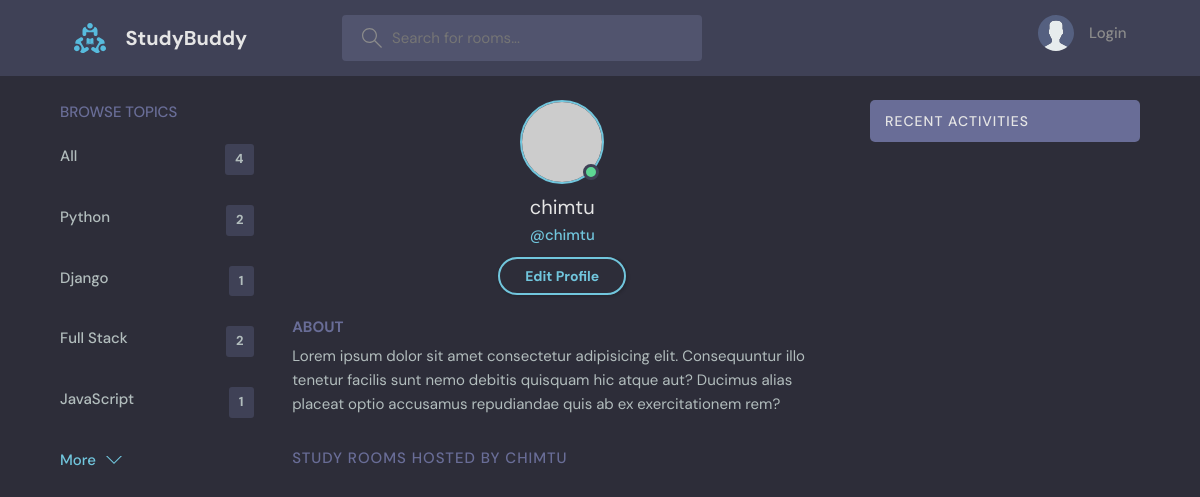
Before: /profile/3/ with the older database file.
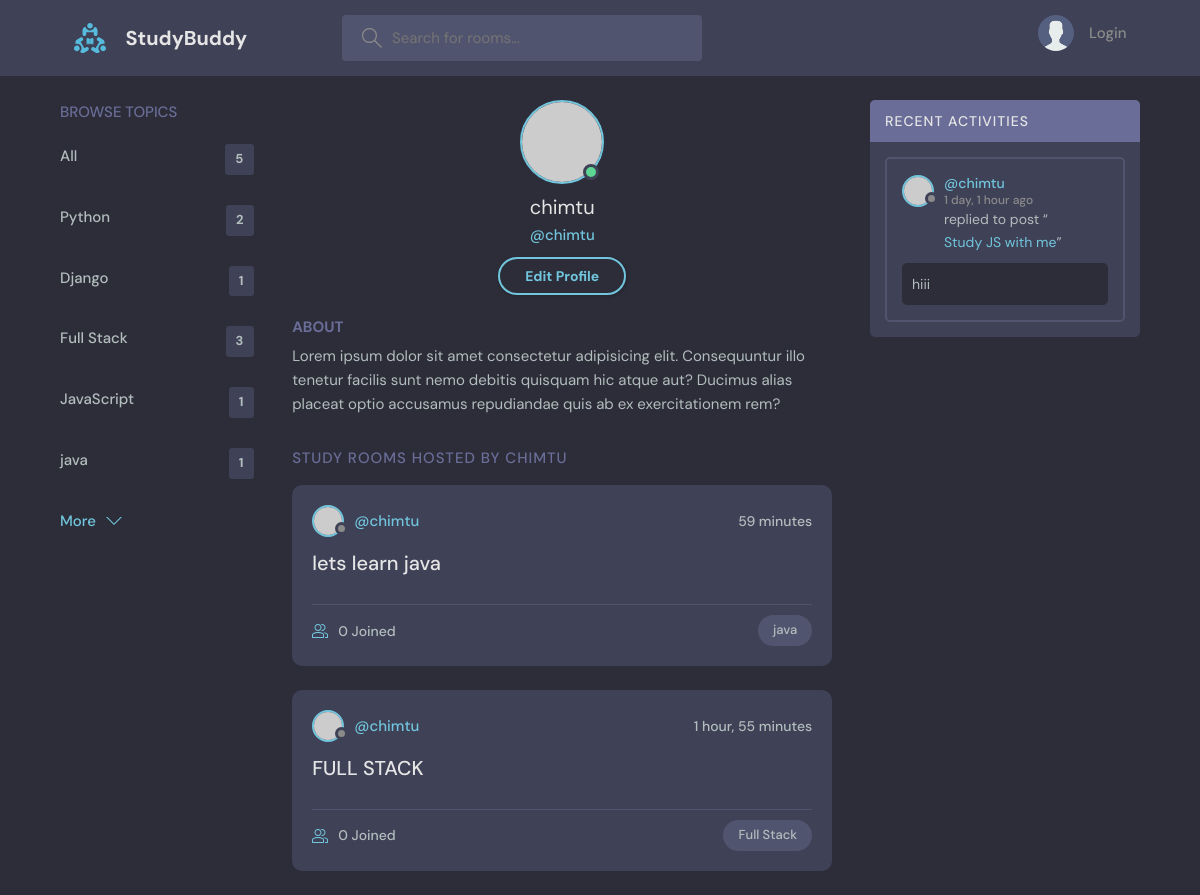
After: the same page with the newer database file.
### base/models.py (models this page shows, shortened)
class Topic(models.Model):
    name = models.CharField(max_length=200)

class Room(models.Model):
    host = models.ForeignKey(User, on_delete=models.SET_NULL,null=True)
    topic = models.ForeignKey(Topic, on_delete=models.SET_NULL,null=True)
    name = models.CharField(max_length=200)
    description = models.TextField(null=True,blank=True)
    participants = models.ManyToManyField(User,related_name='participants',blank=True)
    updated = models.DateTimeField(auto_now=True)
    created = models.DateTimeField(auto_now_add=True)
    class Meta:
        ordering = ['-updated','-created']

class Message(models.Model):
    user = models.ForeignKey(User, on_delete=models.CASCADE)
    room =models.ForeignKey(Room, on_delete=models.CASCADE)
    body = models.TextField()
    updated = models.DateTimeField(auto_now=True)
    created = models.DateTimeField(auto_now_add=True)
    class Meta:
        ordering = ['-updated','-created']

### base/views.py (the view)
# urls.py: path('profile/<str:pk>/',views.userProfile,name='profile'),
def userProfile(request,pk):
    user = User.objects.get(id = pk)
    rooms = user.room_set.all()
    room_messages = user.message_set.all()
    topics = Topic.objects.all()
    context = {'user':user,'rooms':rooms,'topics':topics,'room_messages':room_messages}
    return render(request,'base/profile.html',context)

### base/templates/base/profile.html
{% extends 'main.html' %}
{% block content %}
  <main class="profile-page layout layout--3">
    <div class="container">
      {% include 'base/topics_component.html' %}
      <div class="roomList">
        <div class="profile">
          <div class="profile__avatar">
            <div class="avatar avatar--large active">
              <img src="https://randomuser.me/api/portraits/men/11.jpg" />
            </div>
          </div>
          <div class="profile__info">
            <h3>{{user.username}}</h3>
            <p>@{{user.username}}</p>
            <a href="edit-user.html" class="btn btn--main btn--pill">Edit Profile</a>
          </div>
          <div class="profile__about">
            <h3>About</h3>
            <p>
              Lorem ipsum dolor sit amet consectetur adipisicing elit. Consequuntur illo tenetur
              facilis sunt nemo debitis quisquam hic atque aut? Ducimus alias placeat optio
              accusamus repudiandae quis ab ex exercitationem rem?
            </p>
          </div>
        </div>
        <div class="roomList__header">
          <div>
            <h2>Study Rooms Hosted by {{user.username}}</a>
            </h2>
          </div>
        </div>
        {% include 'base/feed_component.html' %}
      </div>
      {% include 'base/activity_component.html' %}
    </div>
  </main>
{% endblock %}

### templates/main.html (shortened to what this page needs)
<!DOCTYPE html>
{% load static %}
<html lang="en">
  <head>
    <link rel="stylesheet" href="{% static 'styles/style.css' %}" />
  </head>
  <body>
    {% include 'navbar.html' %}
    {% block content %}
    {% endblock %}
  </body>
</html>

### templates/navbar.html (shortened to what this page needs)
{% load static %}
<header class="header header--loggedIn">
    <div class="container">
      <a href="{% url 'home' %}" class="header__logo">
        <img src="{% static 'images/logo.svg' %}" />
        <h1>StudyBuddy</h1>
      </a>
      <form class="header__search" method = "GET" action = "{% url 'home' %}">
        <label>
          <input name = "q" placeholder="Search for rooms..." />
        </label>
      </form>
      <nav class="header__menu">
        {% if request.user.is_authenticated %}
        <div class="header__user">
          <a href="{% url 'login' %}">
            <div class="avatar avatar--medium active">
              <img src="https://randomuser.me/api/portraits/men/37.jpg" />
            </div>
            <p>{{request.user.username}} <span>@{{request.user.username}}</span></p>
          </a>
          <button class="dropdown-button">
            <svg version="1.1" xmlns="http://www.w3.org/2000/svg" width="32" height="32" viewBox="0 0 32 32">
              <title>chevron-down</title>
              <path d="M16 21l-13-13h-3l16 16 16-16h-3l-13 13z"></path>
            </svg>
          </button>
        </div>
        {% else %}
        <a href="{% url 'login' %}">
          <img src="{% static 'images/avatar.svg' %}" />
          <p>Login</p>
        </a>
        {% endif %}
      </nav>
    </div>
  </header>

### base/templates/base/topics_component.html
<div class="topics">
    <div class="topics__header">
      <h2>Browse Topics</h2>
    </div>
    <ul class="topics__list">
      <li>
        <a href="{% url 'home' %}">All <span>{{topics.count}}</span></a>
      </li>
      {% for topic in topics %}
      <li>
        <a href="{% url 'home' %}?q={{topic.name}}">{{topic.name}}<span>{{topic.room_set.all.count}}</span></a>
      </li>
      {% endfor %}
    </ul>
    <a class="btn btn--link" href="topics.html">
      More
      <svg
        version="1.1"
        xmlns="http://www.w3.org/2000/svg"
        width="32"
        height="32"
        viewBox="0 0 32 32"
      >
        <title>chevron-down</title>
        <path d="M16 21l-13-13h-3l16 16 16-16h-3l-13 13z"></path>
      </svg>
    </a>
  </div>

### base/templates/base/feed_component.html (shortened to what this page needs)
{% for room in rooms%}
<div class="roomListRoom">
  <div class="roomListRoom__header">
    <a href="{% url 'profile' room.host.id %}" class="roomListRoom__author">
      <div class="avatar avatar--small">
        <img src="https://randomuser.me/api/portraits/women/11.jpg" />
      </div>
      <span>@{{room.host.username}}</span>
    </a>
    <div class="roomListRoom__actions">
      <span>{{room.created|timesince}}</span>
    </div>
  </div>
  <div class="roomListRoom__content">
    <a href="/room/{{room.id}}">{{room.name}}</a>
  </div>
  <div class="roomListRoom__meta">
    <a href="/room/{{room.id}}" class="roomListRoom__joined">
       {{room.participants.all.count}} Joined
    </a>
    <p class="roomListRoom__topic">{{room.topic.name}}</p>
  </div>
</div>
{% endfor %}

### base/templates/base/activity_component.html (shortened to what this page needs)
<div class="activities">
    <div class="activities__header">
      <h2>Recent Activities</h2>
    </div>
    {% for msg in room_messages %}
    <div class="activities__box">
      <div class="activities__boxHeader roomListRoom__header">
        <a href="{% url 'profile' msg.user.id %}" class="roomListRoom__author">
          <div class="avatar avatar--small">
            <img src="https://randomuser.me/api/portraits/women/11.jpg" />
          </div>
          <p>
            @{{msg.user}}
            <span>{{msg.created|timesince}} ago</span>
          </p>
        </a>
      </div>
      <div class="activities__boxContent">
        <p>
          replied to post “<a href="{% url 'room' msg.room.id %}">{{msg.room.name}}</a
          >”
        </p>
        <div class="activities__boxRoomContent">
            {{msg.body}}
        </div>
      </div>
    </div>
    {% endfor %}
  </div>

Changed rows visible on the page:
computed for Topic "Full Stack": room_set.all.count "2" → "3"
added Topic: name "java", room_set.all.count "1"
added Room: host.username "chimtu", created "59 minutes", name "lets learn java", participants.all.count "0", topic.name "java"
added Room: host.username "chimtu", created "1 hour, 55 minutes", name "FULL STACK", participants.all.count "0", topic.name "Full Stack"
added Message: user "chimtu", created "1 day, 1 hour", room.name "Study JS with me", body "hiii"
Other visible differences:
{{ topics.count }}: "4" → "5"
